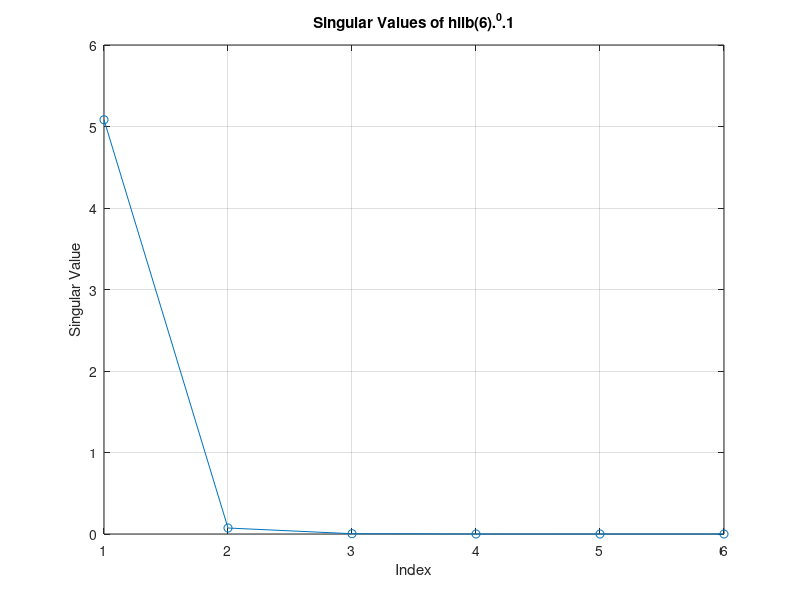

The MATLAB source for this figure:
H = hilb(6);         % Generate the Hilbert matrix of order 6
H_power = H.^0.1;    % Raise each element of the matrix to the power of 0.1
singular_values = svd(H_power);  % Compute the singular values

% Plotting the singular values
plot(singular_values, 'o-');
title('Singular Values of hilb(6).^0.1');
xlabel('Index');
ylabel('Singular Value');
grid on;

%% Given a mxn matrix A, write a script that sorts every row separately in ascending order

clc
A = randi(100,7,6)  %Generates a matrix of random integers between 1 and 100 inclusive with 7 rows and 6 columns


